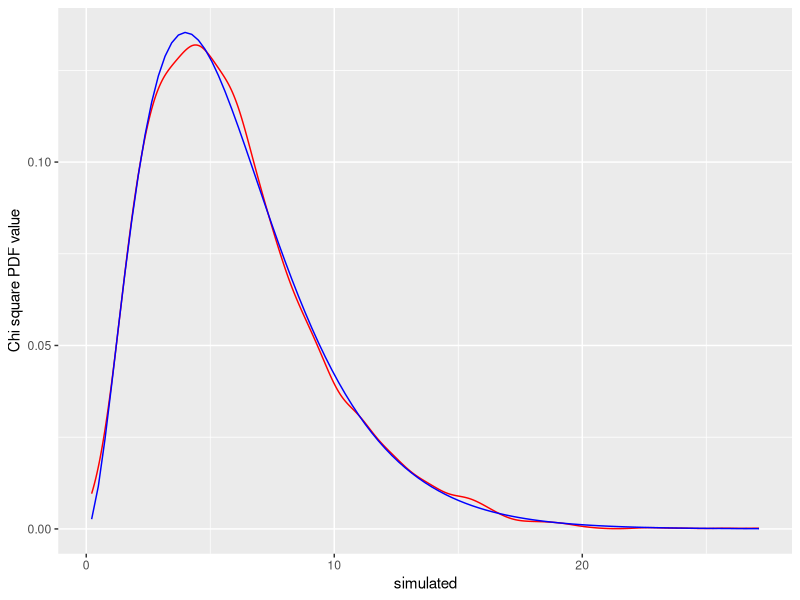
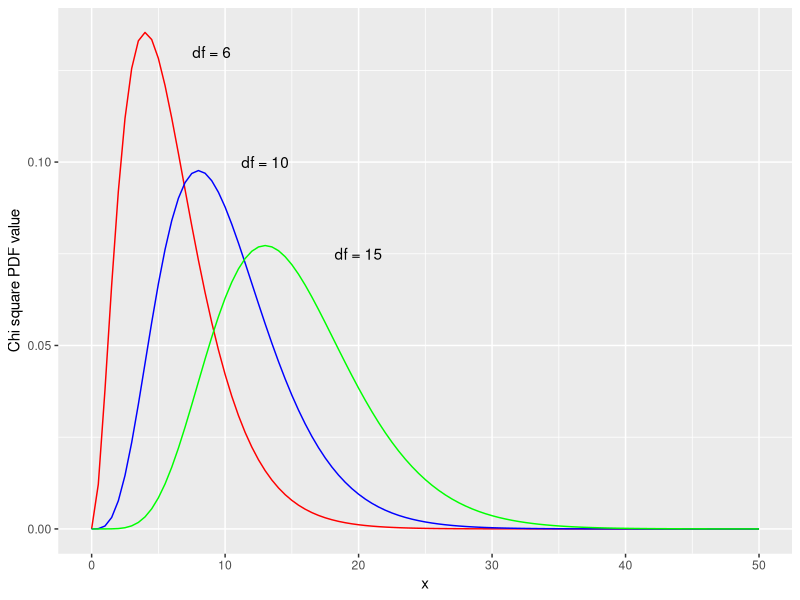
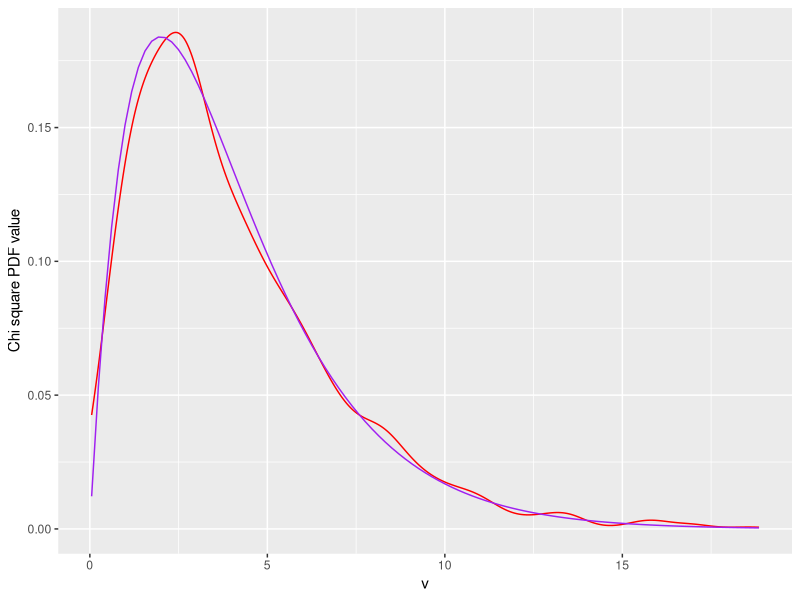
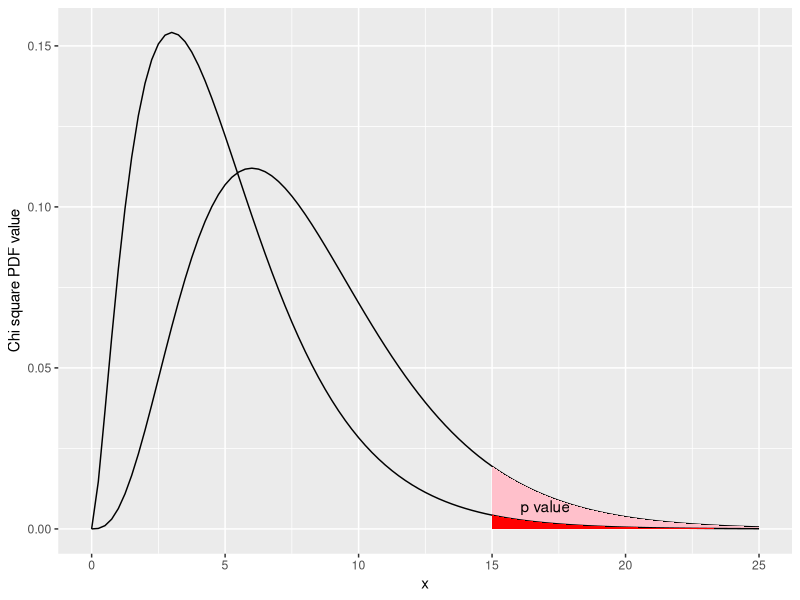

Write the R code that produced these figures, in order.
## ---- chunk 1
library(ggplot2)
# This function is going to generate n samples size k from a normal standard distribution
sim_chi <- function(k,n){
  i = 1
  val <- c()
  while (i < n){
    # k samples are taken, squared and added
    v = sum(rnorm(k)^2)
    val <- c(val,v)
    i = i + 1
  }
  return(val)
}
# 4000 samples size 6 are taken
simulated <- sim_chi(6,4000)
df <- data.frame(simulated)
# A plot is generated, the red one is the simulation, the blue one is the theoretical
ggplot(df,aes(x=simulated)) + geom_density(color = "red") + stat_function(fun = dchisq, args = list(6), color = "blue")+labs(y="Chi square PDF value")


## ---- chunk 2
ggplot(data.frame(x=c(0,50)),aes(x=x)) + stat_function(fun = dchisq, args=list(6),color="red")+
  stat_function(fun = dchisq, args=list(10),color="blue")+
  stat_function(fun = dchisq, args=list(15),color="green")+labs(y="Chi square PDF value")+
  annotate(geom="text",x=9,y=0.13,label="df = 6") +
  annotate(geom="text",x=13,y=0.10,label="df = 10") +
  annotate(geom="text",x=20,y=0.075,label="df = 15")
  
  
## ---- chunk 3
# Generate a population size 50000, the variable created can get 5 different values, 
# Each one of these values have the same probability. The expected value for each category
# is 40 ( 200*0.2 ).
data <- rep(c(1,2,3,4,5),each = 10000)
r = 1
v <- c()
# 2000 samples size 200 are going to be taken
while ( r < 2000){
  # The sample size 200 is taken
  s_data <- sample(data,200)
  chi = 0
  # Number of cases for each value is counted.
  for ( h in 1:5){
    # Observed value is the number of observations for each category
    o = length(s_data[s_data==h])
    chi_i = ((o-40)^2)/40
    chi = chi + chi_i
    chi_i = 0
  }
  r = r + 1
  v <- c(v,chi)
}
v_df <- data.frame(v)
# Plotting the density function for the observed ( simulated ) data ( red curve ) vs the Theoretical 
# Chi - square PDF for degrees of freedom 5 - 1 = 4
ggplot(v_df,aes(x=v)) + geom_density(color = "red") + 
stat_function(fun=dchisq,args=list(4),color = "purple") + labs(y="Chi square PDF value")


## ---- chunk 4
# Area below the curve approximation using 200 rectangles width = 0.015.
l = 0
w = 3/200
s = 0
while (l < 15){
  a = w*(dchisq(l,df=4))
  s = s + a
  l = l + w
}

paste("P value approximation using 200 rectangles ( width = 0.015 ) is",round(1-s,4),".")

# P value approximation using R function pchisq().
paste("P value approximation using function pchisq(q = 15,df = 4, lower.tail = FALSE) is ",round(pchisq(q=15,df=4,lower.tail = FALSE),4),".")

# Graphical representation of p value.
x <- seq(from = 0, to = 25, by = 0.01)
df<-data.frame(x)
ggplot(df,aes(x=x)) + stat_function(fun = dchisq,args = list(8))+stat_function(fun = dchisq,args = list(8),geom="area",fill="pink",xlim=c(15,25)) + labs(y="Chi square PDF value") + annotate(geom = "text", x=17, y=0.007, label = "p value") + stat_function(fun = dchisq,args = list(5))+stat_function(fun = dchisq,args = list(5),geom="area",fill="red",xlim=c(15,25))
